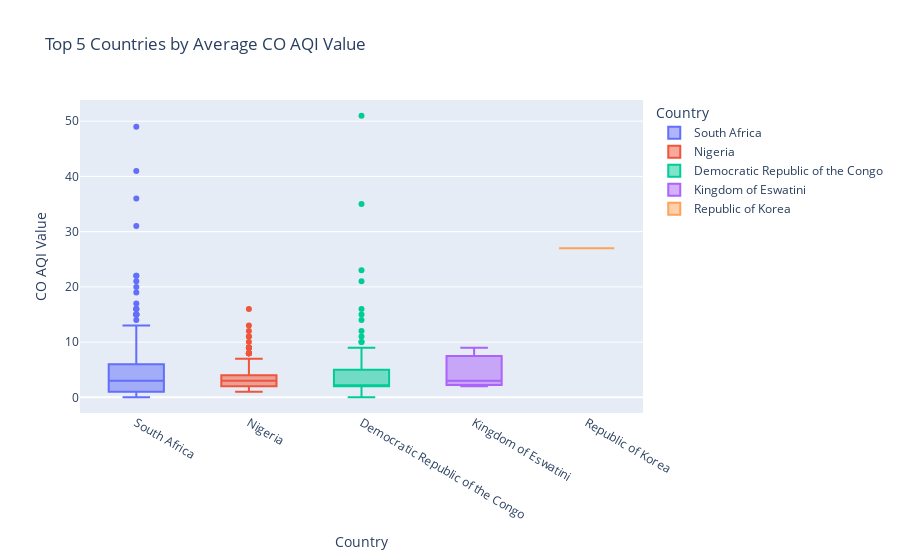
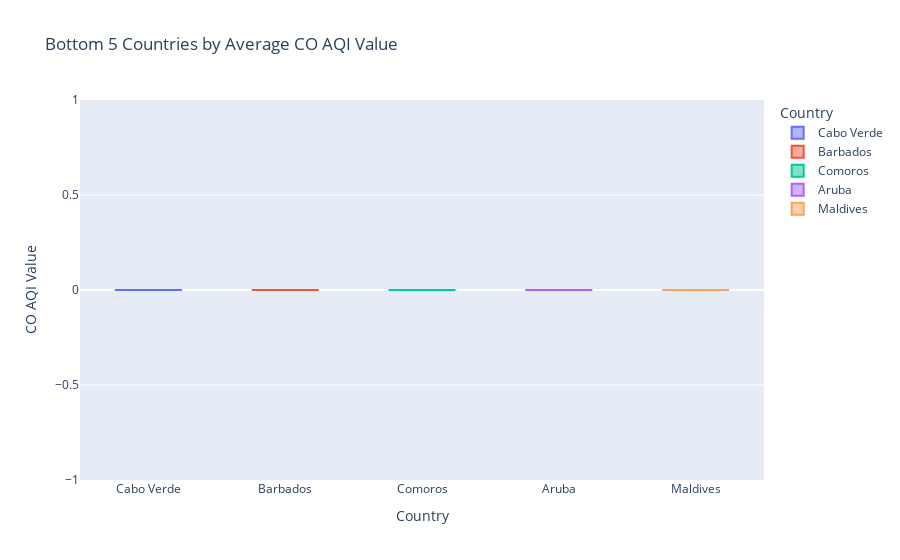

The cell these charts' notebook holds for them, in order:
### Code cell
# Calculate average CO AQI Value per country
country_avg_co = aqm.groupby('Country')['CO AQI Value'].mean().reset_index()

# Top 3 countries with highest average CO AQI Value
top_countries = country_avg_co.nlargest(5, 'CO AQI Value')['Country'].tolist()
top_data = aqm[aqm['Country'].isin(top_countries)]

# Bottom 3 countries with lowest average CO AQI Value
bottom_countries = country_avg_co.nsmallest(5, 'CO AQI Value')['Country'].tolist()
bottom_data = aqm[aqm['Country'].isin(bottom_countries)]

# Plot for highest CO AQI countries
fig_top = px.box(top_data, x='Country', y='CO AQI Value', color='Country',
                title='Top 5 Countries by Average CO AQI Value')
fig_top.show()

# Plot for lowest CO AQI countries
fig_bottom = px.box(bottom_data, x='Country', y='CO AQI Value', color='Country',
                    title='Bottom 5 Countries by Average CO AQI Value')
fig_bottom.show()

### Figure 1 — Plotly figure (JSON) as saved in the notebook; plotly's stock layout.template omitted (floating-point values rounded to 4 significant figures; data arrays with more than 128 entries replaced by an {"elided": "..."} marker saying what was removed)
{"data": [{"alignmentgroup": "True", "hovertemplate": "Country=%{x}<br>CO AQI Value=%{y}<extra></extra>", "legendgroup": "South Africa", "marker": {"color": "#636efa"}, "name": "South Africa", "notched": false, "offsetgroup": "South Africa", "orientation": "v", "showlegend": true, "type": "box", "x": {"elided": "174 str values"}, "x0": " ", "xaxis": "x", "y": {"elided": "174 int values"}, "y0": " ", "yaxis": "y"}, {"alignmentgroup": "True", "hovertemplate": "Country=%{x}<br>CO AQI Value=%{y}<extra></extra>", "legendgroup": "Nigeria", "marker": {"color": "#EF553B"}, "name": "Nigeria", "notched": false, "offsetgroup": "Nigeria", "orientation": "v", "showlegend": true, "type": "box", "x": {"elided": "144 str values"}, "x0": " ", "xaxis": "x", "y": {"elided": "144 int values"}, "y0": " ", "yaxis": "y"}, {"alignmentgroup": "True", "hovertemplate": "Country=%{x}<br>CO AQI Value=%{y}<extra></extra>", "legendgroup": "Democratic Republic of the Congo", "marker": {"color": "#00cc96"}, "name": "Democratic Republic of the Congo", "notched": false, "offsetgroup": "Democratic Republic of the Congo", "orientation": "v", "showlegend": true, "type": "box", "x": ["Democratic Republic of the Congo", "Democratic Republic of the Congo", "Democratic Republic of the Congo", "Democratic Republic of the Congo", "Democratic Republic of the Congo", "Democratic Republic of the Congo", "Democratic Republic of the Congo", "Democratic Republic of the Congo", "Democratic Republic of the Congo", "Democratic Republic of the Congo", "Democratic Republic of the Congo", "Democratic Republic of the Congo", "Democratic Republic of the Congo", "Democratic Republic of the Congo", "Democratic Republic of the Congo", "Democratic Republic of the Congo", "Democratic Republic of the Congo", "Democratic Republic of the Congo", "Democratic Republic of the Congo", "Democratic Republic of the Congo", "Democratic Republic of the Congo", "Democratic Republic of the Congo", "Democratic Republic of the Congo", "Democratic Republic of the Congo", "Democratic Republic of the Congo", "Democratic Republic of the Congo", "Democratic Republic of the Congo", "Democratic Republic of the Congo", "Democratic Republic of the Congo", "Democratic Republic of the Congo", "Democratic Republic of the Congo", "Democratic Republic of the Congo", "Democratic Republic of the Congo", "Democratic Republic of the Congo", "Democratic Republic of the Congo", "Democratic Republic of the Congo", "Democratic Republic of the Congo", "Democratic Republic of the Congo", "Democratic Republic of the Congo", "Democratic Republic of the Congo", "Democratic Republic of the Congo", "Democratic Republic of the Congo", "Democratic Republic of the Congo", "Democratic Republic of the Congo", "Democratic Republic of the Congo", "Democratic Republic of the Congo", "Democratic Republic of the Congo", "Democratic Republic of the Congo", "Democratic Republic of the Congo", "Democratic Republic of the Congo", "Democratic Republic of the Congo", "Democratic Republic of the Congo", "Democratic Republic of the Congo", "Democratic Republic of the Congo", "Democratic Republic of the Congo", "Democratic Republic of the Congo", "Democratic Republic of the Congo", "Democratic Republic of the Congo", "Democratic Republic of the Congo", "Democratic Republic of the Congo", "Democratic Republic of the Congo", "Democratic Republic of the Congo", "Democratic Republic of the Congo", "Democratic Republic of the Congo", "Democratic Republic of the Congo", "Democratic Republic of the Congo", "Democratic Republic of the Congo", "Democratic Republic of the Congo", "Democratic Republic of the Congo", "Democratic Republic of the Congo"], "x0": " ", "xaxis": "x", "y": [4, 2, 4, 2, 1, 2, 2, 1, 2, 0, 1, 3, 2, 10, 3, 3, 2, 1, 2, 2, 2, 1, 3, 2, 1, 2, 10, 3, 14, 2, 2, 9, 3, 3, 6, 2, 2, 1, 51, 2, 9, 4, 1, 2, 2, 35, 2, 12, 3, 5, 1, 6, 21, 2, 2, 1, 7, 11, 15, 23, 1, 3, 3, 6, 16, 1, 2, 1, 2, 1], "y0": " ", "yaxis": "y"}, {"alignmentgroup": "True", "hovertemplate": "Country=%{x}<br>CO AQI Value=%{y}<extra></extra>", "legendgroup": "Kingdom of Eswatini", "marker": {"color": "#ab63fa"}, "name": "Kingdom of Eswatini", "notched": false, "offsetgroup": "Kingdom of Eswatini", "orientation": "v", "showlegend": true, "type": "box", "x": ["Kingdom of Eswatini", "Kingdom of Eswatini", "Kingdom of Eswatini"], "x0": " ", "xaxis": "x", "y": [3, 2, 9], "y0": " ", "yaxis": "y"}, {"alignmentgroup": "True", "hovertemplate": "Country=%{x}<br>CO AQI Value=%{y}<extra></extra>", "legendgroup": "Republic of Korea", "marker": {"color": "#FFA15A"}, "name": "Republic of Korea", "notched": false, "offsetgroup": "Republic of Korea", "orientation": "v", "showlegend": true, "type": "box", "x": ["Republic of Korea"], "x0": " ", "xaxis": "x", "y": [27], "y0": " ", "yaxis": "y"}], "layout": {"boxmode": "overlay", "legend": {"title": {"text": "Country"}, "tracegroupgap": 0}, "title": {"text": "Top 5 Countries by Average CO AQI Value"}, "xaxis": {"anchor": "y", "categoryarray": ["South Africa", "Nigeria", "Democratic Republic of the Congo", "Kingdom of Eswatini", "Republic of Korea"], "categoryorder": "array", "domain": [0, 1], "title": {"text": "Country"}}, "yaxis": {"anchor": "x", "domain": [0, 1], "title": {"text": "CO AQI Value"}}}}

### Figure 2 — Plotly figure (JSON) as saved in the notebook; plotly's stock layout.template omitted (floating-point values rounded to 4 significant figures)
{"data": [{"alignmentgroup": "True", "hovertemplate": "Country=%{x}<br>CO AQI Value=%{y}<extra></extra>", "legendgroup": "Cabo Verde", "marker": {"color": "#636efa"}, "name": "Cabo Verde", "notched": false, "offsetgroup": "Cabo Verde", "orientation": "v", "showlegend": true, "type": "box", "x": ["Cabo Verde", "Cabo Verde"], "x0": " ", "xaxis": "x", "y": [0, 0], "y0": " ", "yaxis": "y"}, {"alignmentgroup": "True", "hovertemplate": "Country=%{x}<br>CO AQI Value=%{y}<extra></extra>", "legendgroup": "Barbados", "marker": {"color": "#EF553B"}, "name": "Barbados", "notched": false, "offsetgroup": "Barbados", "orientation": "v", "showlegend": true, "type": "box", "x": ["Barbados"], "x0": " ", "xaxis": "x", "y": [0], "y0": " ", "yaxis": "y"}, {"alignmentgroup": "True", "hovertemplate": "Country=%{x}<br>CO AQI Value=%{y}<extra></extra>", "legendgroup": "Comoros", "marker": {"color": "#00cc96"}, "name": "Comoros", "notched": false, "offsetgroup": "Comoros", "orientation": "v", "showlegend": true, "type": "box", "x": ["Comoros", "Comoros", "Comoros"], "x0": " ", "xaxis": "x", "y": [0, 0, 0], "y0": " ", "yaxis": "y"}, {"alignmentgroup": "True", "hovertemplate": "Country=%{x}<br>CO AQI Value=%{y}<extra></extra>", "legendgroup": "Aruba", "marker": {"color": "#ab63fa"}, "name": "Aruba", "notched": false, "offsetgroup": "Aruba", "orientation": "v", "showlegend": true, "type": "box", "x": ["Aruba"], "x0": " ", "xaxis": "x", "y": [0], "y0": " ", "yaxis": "y"}, {"alignmentgroup": "True", "hovertemplate": "Country=%{x}<br>CO AQI Value=%{y}<extra></extra>", "legendgroup": "Maldives", "marker": {"color": "#FFA15A"}, "name": "Maldives", "notched": false, "offsetgroup": "Maldives", "orientation": "v", "showlegend": true, "type": "box", "x": ["Maldives"], "x0": " ", "xaxis": "x", "y": [0], "y0": " ", "yaxis": "y"}], "layout": {"boxmode": "overlay", "legend": {"title": {"text": "Country"}, "tracegroupgap": 0}, "title": {"text": "Bottom 5 Countries by Average CO AQI Value"}, "xaxis": {"anchor": "y", "categoryarray": ["Cabo Verde", "Barbados", "Comoros", "Aruba", "Maldives"], "categoryorder": "array", "domain": [0, 1], "title": {"text": "Country"}}, "yaxis": {"anchor": "x", "domain": [0, 1], "title": {"text": "CO AQI Value"}}}}
